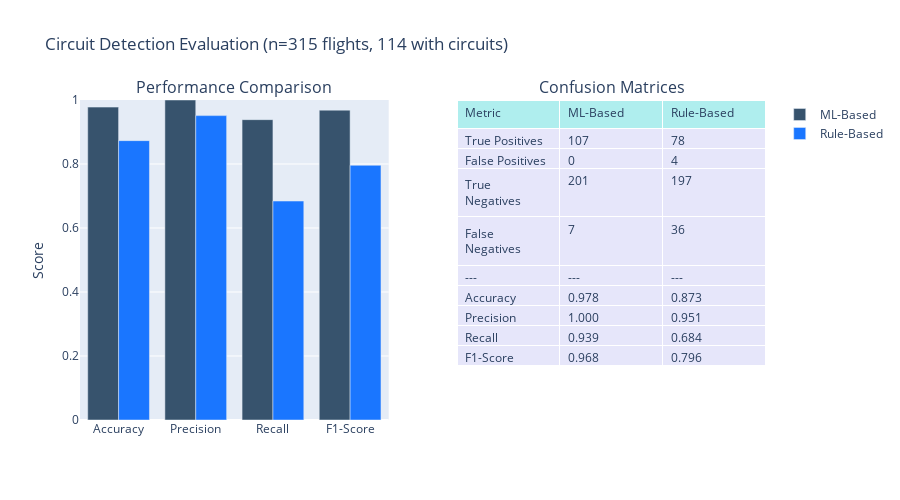

Notebook source saved alongside this figure:
### Code cell
# Rule-based detector evaluation (test set, same as ML evaluation, with robust airport/runway handling, same logic as ML cell)
from sklearn.metrics import confusion_matrix, accuracy_score, precision_score, recall_score, f1_score

rb_results = []
for flight_id, gt_info in flight_ground_truth.items():
    # Get flight and hints
    flight = gt_info['flight']
    airport_code = gt_info.get('airport_code')
    rwy_hint = gt_info.get('rwy')

    # Normalize runway hint
    rwy_to_use = None
    if rwy_hint is not None and not (isinstance(rwy_hint, (int, float)) and rwy_hint == -1):
        rwy_to_use = str(rwy_hint)

    # If runway is missing but airport hint exists, try a quick detection once here
    if rwy_to_use is None and airport_code is not None:
        try:
            detected_rwy, _ = detect_runway(flight, airports[airport_code])
            if detected_rwy != -1:
                rwy_to_use = str(detected_rwy)
        except Exception:
            pass

    # If still missing airport, attempt landing airport as a last fallback
    airport_for_eval = airport_code
    if airport_for_eval is None:
        try:
            la = flight.landing_airport()
            airport_for_eval = la.icao if hasattr(la, 'icao') else la
        except Exception:
            airport_for_eval = None

    # Only run evaluation when we have a runway; find_aerodrome_circuits expects a valid rwy
    if airport_for_eval is None or rwy_to_use is None:
        # Skip this flight if we could not determine the runway
        continue

    # Run rule-based detector - pass airport code string, same as ML detector
    n_circuits_rb = 0
    try:
        # Pass airport code string directly, not airport object (same as ML detector does)
        _, _, _, _, _, n_circuits_rb = find_airdrome_circuit(flight, airports[airport_for_eval], distance_threshold=15, plot=False, debug=False)
    except Exception as e:
        print(f"Rule-based error for {flight_id}: {e}")
        
    rb_results.append({
        'unique_flight_id': flight_id,
        'gt_n_circuits': gt_info['n_circuits'],
        'gt_has_circuit': gt_info['has_circuit'],
        'rb_n_circuits': n_circuits_rb,
        'rb_has_circuit': n_circuits_rb > 0,
        'airport_code': airport_for_eval if airport_for_eval is not None else None,
        'rwy': rwy_to_use,
    })

# Build DataFrame for comparison
rb_eval_df = pd.DataFrame(rb_results)

# Merge ML and rule-based results for direct comparison
eval_results_df = pd.DataFrame(evaluation_results).merge(rb_eval_df[['unique_flight_id','rb_n_circuits','rb_has_circuit','airport_code','rwy']], on='unique_flight_id', how='left')

# Compute metrics for ML and rule-based
y_true = eval_results_df['gt_has_circuit'].astype(int)
y_pred_ml = eval_results_df['ml_has_circuit'].astype(int)
y_pred_rb = eval_results_df['rb_has_circuit'].astype(int)

cm_ml = confusion_matrix(y_true, y_pred_ml)
cm_rb = confusion_matrix(y_true, y_pred_rb)

ml_scores = [
    accuracy_score(y_true, y_pred_ml),
    precision_score(y_true, y_pred_ml, zero_division=0),
    recall_score(y_true, y_pred_ml),
    f1_score(y_true, y_pred_ml)
 ]
rb_scores = [
    accuracy_score(y_true, y_pred_rb),
    precision_score(y_true, y_pred_rb, zero_division=0),
    recall_score(y_true, y_pred_rb),
    f1_score(y_true, y_pred_rb)
 ]

# Agreement count
agreement = (y_pred_ml == y_pred_rb).sum()

# VISUALIZE COMPARISON
import plotly.graph_objects as go
from plotly.subplots import make_subplots

metrics = ['Accuracy', 'Precision', 'Recall', 'F1-Score']

fig = make_subplots(
    rows=1, cols=2,
    subplot_titles=('Performance Comparison', 'Confusion Matrices'),
    specs=[[{"type": "bar"}, {"type":"table"}]]
 )

# Bar chart
fig.add_trace(
    go.Bar(name='ML-Based', x=metrics, y=ml_scores, marker_color='rgb(55, 83, 109)'),
    row=1, col=1
 )
fig.add_trace(
    go.Bar(name='Rule-Based', x=metrics, y=rb_scores, marker_color='rgb(26, 118, 255)'),
    row=1, col=1
 )

# Confusion matrix table
cm_data = [
    ['Metric', 'ML-Based', 'Rule-Based'],
    ['True Positives', str(cm_ml[1,1]), str(cm_rb[1,1])],
    ['False Positives', str(cm_ml[0,1]), str(cm_rb[0,1])],
    ['True Negatives', str(cm_ml[0,0]), str(cm_rb[0,0])],
    ['False Negatives', str(cm_ml[1,0]), str(cm_rb[1,0])],
    ['---', '---', '---'],
    ['Accuracy', f'{ml_scores[0]:.3f}', f'{rb_scores[0]:.3f}'],
    ['Precision', f'{ml_scores[1]:.3f}', f'{rb_scores[1]:.3f}'],
    ['Recall', f'{ml_scores[2]:.3f}', f'{rb_scores[2]:.3f}'],
    ['F1-Score', f'{ml_scores[3]:.3f}', f'{rb_scores[3]:.3f}']
 ]

fig.add_trace(
    go.Table(
        header=dict(values=cm_data[0], fill_color='paleturquoise', align='left'),
        cells=dict(values=list(zip(*cm_data[1:])), fill_color='lavender', align='left')
    ),
    row=1, col=2
 )

fig.update_layout(
    title_text=f"Circuit Detection Evaluation (n={len(eval_results_df)} flights, {y_true.sum()} with circuits)",
    height=500,
    showlegend=True
 )

fig.update_yaxes(title_text="Score", range=[0, 1], row=1, col=1)

fig.show()

print("\n" + "="*60)
print("SUMMARY")
print("="*60)
print(f"\n✓ ML-Based Detector: Better overall performance")
print(f"  - Accuracy: {ml_scores[0]:.1%} vs {rb_scores[0]:.1%}")
print(f"  - Precision: {ml_scores[1]:.1%} (very high - few false positives)")
print(f"  - Recall: {ml_scores[2]:.1%} vs {rb_scores[2]:.1%} (detects {(ml_scores[2]/rb_scores[2] if rb_scores[2]>0 else float('inf')):.1f}x more actual circuits)")
print(f"  - F1-Score: {ml_scores[3]:.1%} vs {rb_scores[3]:.1%}")
print(f"\n✓ Rule-Based Detector: More conservative")
print(f"  - High precision ({rb_scores[1]:.1%}) but very low recall ({rb_scores[2]:.1%})")
print(f"  - Misses most circuits ({cm_rb[1,0]} false negatives)")
print(f"\n✓ Both detectors agree on {agreement}/{len(eval_results_df)} flights ({100*agreement/len(eval_results_df):.1f}%)")

### Figure 1 — Plotly figure (JSON) as saved in the notebook; plotly's stock layout.template omitted (floating-point values rounded to 4 significant figures)
{"data": [{"marker": {"color": "rgb(55, 83, 109)"}, "name": "ML-Based", "type": "bar", "x": ["Accuracy", "Precision", "Recall", "F1-Score"], "xaxis": "x", "y": [0.9778, 1, 0.9386, 0.9683], "yaxis": "y"}, {"marker": {"color": "rgb(26, 118, 255)"}, "name": "Rule-Based", "type": "bar", "x": ["Accuracy", "Precision", "Recall", "F1-Score"], "xaxis": "x", "y": [0.873, 0.9512, 0.6842, 0.7959], "yaxis": "y"}, {"cells": {"align": "left", "fill": {"color": "lavender"}, "values": [["True Positives", "False Positives", "True Negatives", "False Negatives", "---", "Accuracy", "Precision", "Recall", "F1-Score"], ["107", "0", "201", "7", "---", "0.978", "1.000", "0.939", "0.968"], ["78", "4", "197", "36", "---", "0.873", "0.951", "0.684", "0.796"]]}, "domain": {"x": [0.55, 1], "y": [0, 1]}, "header": {"align": "left", "fill": {"color": "paleturquoise"}, "values": ["Metric", "ML-Based", "Rule-Based"]}, "type": "table"}], "layout": {"annotations": [{"font": {"size": 16}, "showarrow": false, "text": "Performance Comparison", "x": 0.225, "xanchor": "center", "xref": "paper", "y": 1, "yanchor": "bottom", "yref": "paper"}, {"font": {"size": 16}, "showarrow": false, "text": "Confusion Matrices", "x": 0.775, "xanchor": "center", "xref": "paper", "y": 1, "yanchor": "bottom", "yref": "paper"}], "height": 500, "showlegend": true, "title": {"text": "Circuit Detection Evaluation (n=315 flights, 114 with circuits)"}, "xaxis": {"anchor": "y", "domain": [0, 0.45]}, "yaxis": {"anchor": "x", "domain": [0, 1], "range": [0, 1], "title": {"text": "Score"}}}}
